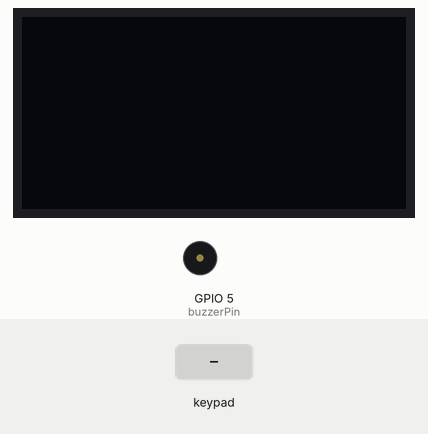
Bench run of a sketch on a simulated ESP32-S2. Shown: 128×64 one-colour display, buzzer (waves = sounding). The test bench sets the inputs (shaded band). The display library's start-up logo is not drawn.

Above: at 3.2 s.
3.3 s: keypad keys 1 1 9 1 0 1 * pressed 0.4 s apart
At 6.4 s:
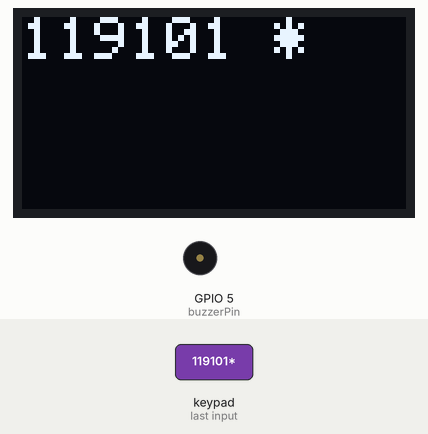
7.6 s: key '1' pressed
At 8.1 s:
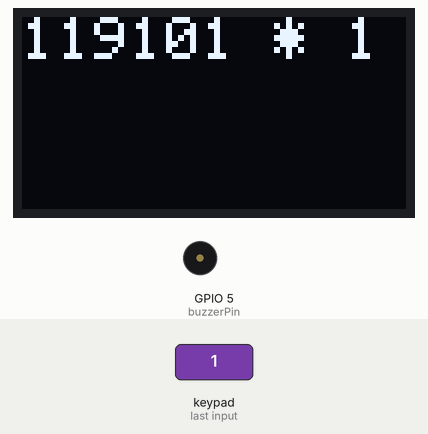
9.2 s: key '2' pressed
At 10.4 s:
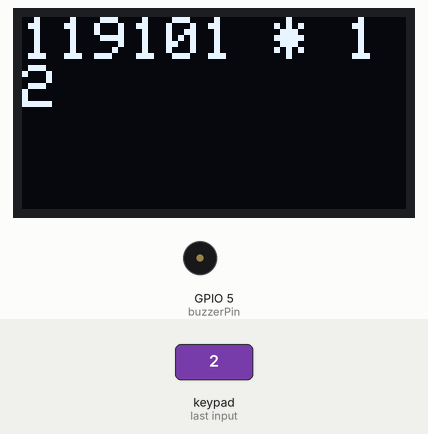
10.8 s: keypad keys 1 1 9 1 0 1 pressed 0.4 s apart
At 13.2 s:
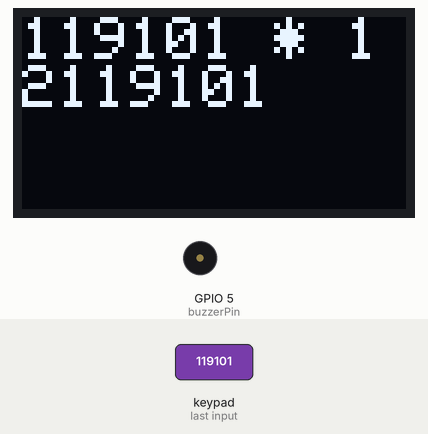
Timing chart, 0 to 14.7 s (numbered marks = the images above; inputs shaded):
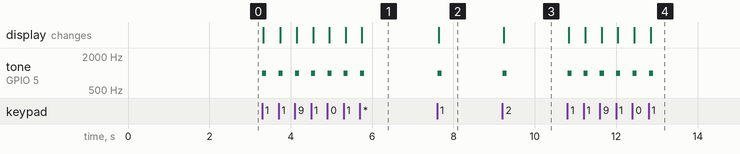

The sketch:

Calculator_Using_Display_Keypad_Buzzer.ino
```cpp
#include <Keypad.h>
#include <Wire.h>
#include <Adafruit_GFX.h>
#include <Adafruit_SSD1306.h>

#define SCREEN_WIDTH 128
#define SCREEN_HEIGHT 64
#define OLED_RESET    -1
Adafruit_SSD1306 display(SCREEN_WIDTH, SCREEN_HEIGHT, &Wire, OLED_RESET);

// Defining the I2C pins for the ESP32-S2
#define SDA_PIN 42
#define SCL_PIN 2
#define INA_PIN 38  //D3
#define INB_PIN 35

// Keypad configuration
const byte ROWS = 4;
const byte COLS = 4;
char keys[ROWS][COLS] = {
  {'1', '2', '3', '+'},
  {'4', '5', '6', '-'},
  {'7', '8', '9', '*'},
  {'C', '0', '=', '/'}
};

byte rowPins[ROWS] = {11, 9, 10, 1}; // Selected GPIO connections
byte colPins[COLS] = {34, 21, 14, 12}; // Selected GPIO connections

Keypad keypad = Keypad(makeKeymap(keys), rowPins, colPins, ROWS, COLS);

int buzzerPin = 5; // Buzzer pin

// Calculator variables
String input = "";
String operand1 = "", operand2 = "";
char operation = 0;
bool calculating = false;
bool resultDisplayed = false;

void setup() {
  Serial.begin(115200);

  // Initialize I2C communication
  Wire.begin(SDA_PIN, SCL_PIN);

  // Initialize OLED display
  if (!display.begin(SSD1306_SWITCHCAPVCC, 0x3C)) { // Address 0x3C for OLED
    Serial.println(F("SSD1306 allocation failed"));
    for (;;); // Loop here if the display doesn't initialize
  }

  display.display();
  delay(2000); // Initial splash screen
  display.clearDisplay();

  pinMode(buzzerPin, OUTPUT); // Buzzer setup
  display.setTextSize(2);
  display.setTextColor(SSD1306_WHITE);
  display.setCursor(0, 0);
  display.display();
}

void loop() {
  char key = keypad.getKey();

  if (key) {
    tone(buzzerPin, 1000, 100); // Sound feedback
    handleKeyPress(key);
    if (!resultDisplayed || key != '=') { // Update display only if result has not been shown yet to try stop double printing
      displayInput();
    }
  }
}

void handleKeyPress(char key) {
  if (key >= '0' && key <= '9') { // Number keys
    if (resultDisplayed) {  // Clear display if new input after result
      clearCalculator();
      resultDisplayed = false;
    }
    input += key;
  } else if (key == 'C') { // Clear
    clearCalculator();
  } else if (key == '=' && operation) { // Evaluate
    operand2 = input;
    calculateResult();
  } else if (key == '+' || key == '-' || key == '*' || key == '/') { // Operation
    if (!operation && !input.isEmpty()) {
      operand1 = input;
      operation = key;
      input = "";
    }
  }
}

void clearCalculator() {
  input = "";
  operand1 = "";
  operand2 = "";
  operation = 0;
  calculating = false;
  resultDisplayed = false;
  display.clearDisplay();
  display.setCursor(0, 0);
}

void calculateResult() {
  float num1 = operand1.toFloat();
  float num2 = operand2.toFloat();
  float result = 0.0;

  if (operation == '+') result = num1 + num2;
  else if (operation == '-') result = num1 - num2;
  else if (operation == '*') result = num1 * num2;
  else if (operation == '/') result = num2 != 0 ? num1 / num2 : 0; // Prevent division by zero/optional

  input = String(result, 2); // Display result with 2 decimal places
  operand1 = input;
  operation = 0;
  operand2 = "";
  resultDisplayed = true;  // Set flag to indicate result was displayed
}

void displayInput() {
  display.clearDisplay();
  display.setCursor(0, 0);
  display.print(operand1);
  if (operation) display.print(" ");
  display.print(operation);
  display.print(" ");
  display.print(input);
  display.display();
}
```

Measured:
- after the input at 3.3 s, tone on GPIO 5 (buzzerPin): alternates 1000 Hz for 0.10 s and silent for 0.30 s, 14 changes in all, then stays silent, starting at once; the display: first changes at once (image 1 shows a later state)
- after the input at 7.6 s, tone on GPIO 5 (buzzerPin): silent → 1000 Hz at once, → silent 0.10 s later; the display: changes at once (image 2)
- after the input at 9.2 s, tone on GPIO 5 (buzzerPin): silent → 1000 Hz at once, → silent 0.10 s later; the display: changes at once (image 3)
- after the input at 10.8 s, tone on GPIO 5 (buzzerPin): alternates 1000 Hz for 0.10 s and silent for 0.30 s, 12 changes in all, then stays silent, starting at once; the display: first changes at once (image 4 shows a later state)
